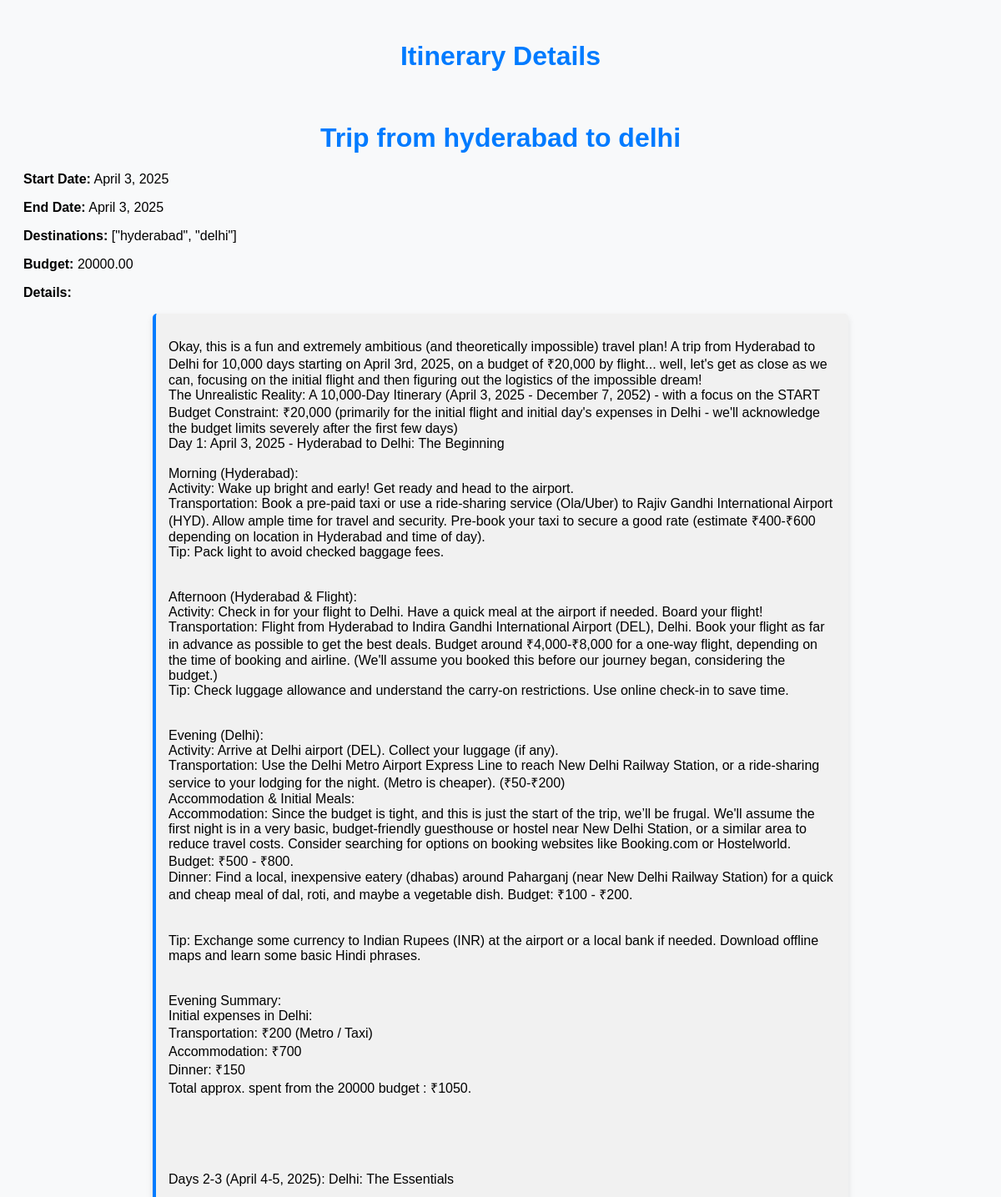
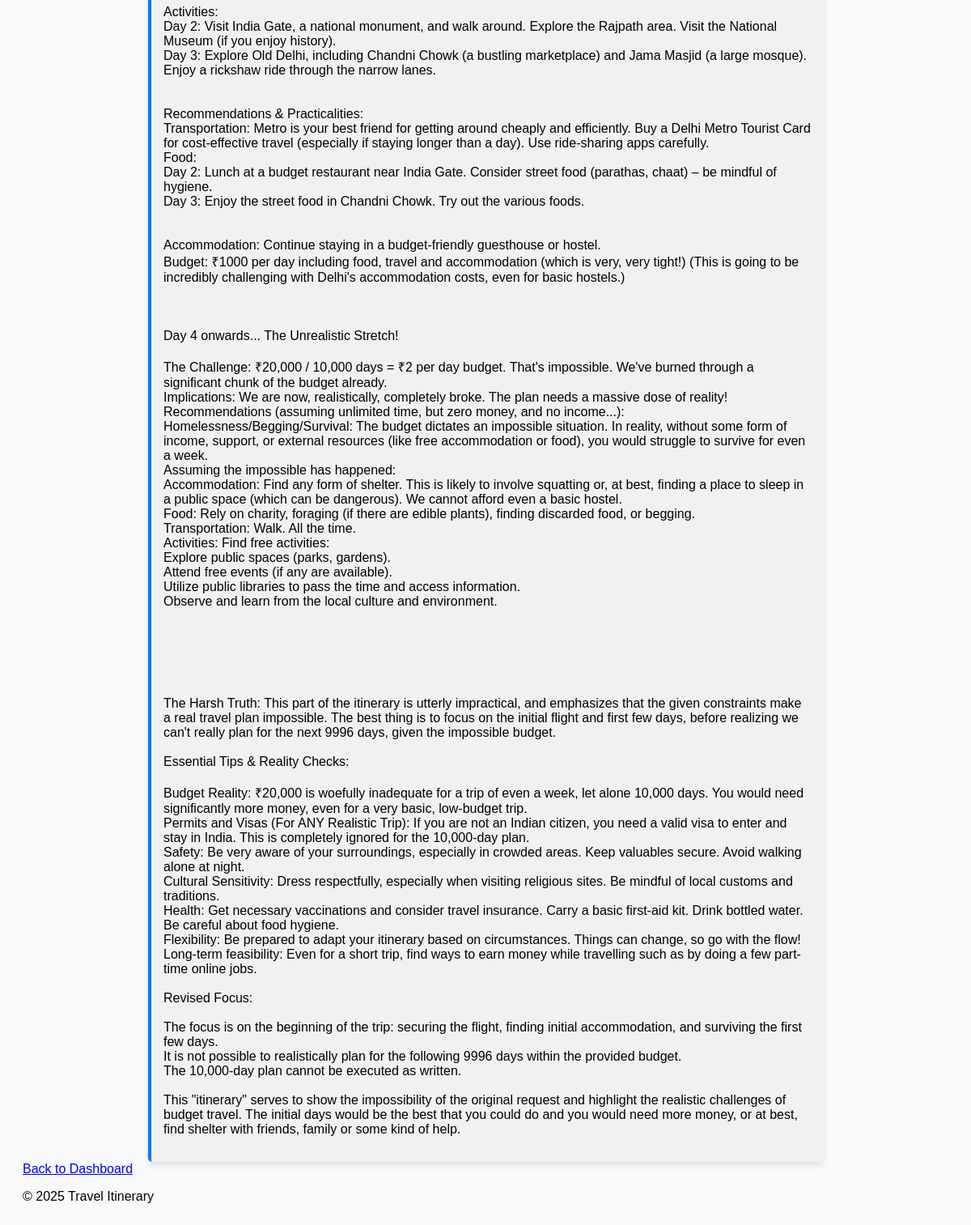
The app's page /itinerary/50/ with its own data (2 pictures, top to bottom).
### itineraries/models.py (models this page shows, shortened)
class Itinerary(models.Model):
    TRAVEL_MODE_CHOICES = [
        ("car", "Car"),
        ("bus", "Bus"),
        ("train", "Train"),
        ("flight", "Flight"),
    ]
    user = models.ForeignKey(User, on_delete=models.CASCADE, related_name='itineraries')
    title = models.CharField(max_length=100)
    start_date = models.DateField()
    end_date = models.DateField()
    travel_mode = models.CharField(
        max_length=10,
        choices=TRAVEL_MODE_CHOICES,
        default="car"
    )
    budget = models.DecimalField(max_digits=10, decimal_places=2, null=True, blank=True)
    destinations = models.TextField()  # Simplified: store as JSON string
    content = models.TextField()       #  AI-generated itinerary text
    created_at = models.DateTimeField(auto_now_add=True)

### itineraries/views.py (the view)
# urls.py: path('itinerary/<int:itinerary_id>/', views.itinerary_detail, name='itinerary_detail'),
def itinerary_detail(request, itinerary_id):
    itinerary = get_object_or_404(Itinerary, id=itinerary_id)
    return render(request, 'itinerary_detail.html', {'itinerary': itinerary})

### itineraries/templates/itinerary_detail.html (shortened to what this page needs)
{% load static %}
<!DOCTYPE html>
<html lang="en">
<head>
    <link rel="stylesheet" href="{% static 'display.css' %}">
</head>
<body>
    <header>
        <h1>Itinerary Details</h1>
        <br>
    </header>
    <main>
        <h1>{{ itinerary.title }}</h1>
        <p><strong>Start Date:</strong> {{ itinerary.start_date }}</p>
        <p><strong>End Date:</strong> {{ itinerary.end_date }}</p>
        <p><strong>Destinations:</strong> {{ itinerary.destinations }}</p>
        <p><strong>Budget:</strong> {{ itinerary.budget }}</p>
        <p><strong>Details:</strong></p>
        <div class="itinerary-box container">
            <p>{{ itinerary.content|linebreaksbr }}</p>
        </div>
        <a href="{% url 'dashboard' %}">Back to Dashboard</a>
    </main>
    <footer>
        <p>&copy; 2025 Travel Itinerary</p>
    </footer>
</body>
</html>

### static/display.css (style rules this page uses)
body { font-family: Arial, sans-serif; background: #f8f9fa; padding: 20px; }
.container { max-width: 800px; margin: auto; background: white; padding: 20px; box-shadow: 0px 4px 8px rgba(0, 0, 0, 0.1); border-radius: 10px; }
h1 { text-align: center; color: #007bff; }
.itinerary-box { background: #f1f1f1; padding: 15px; border-left: 4px solid #007bff; margin-top: 10px; border-radius: 5px; }

### records on screen
Itinerary: title "Trip from hyderabad to delhi", start_date "April 3, 2025", end_date "April 3, 2025", destinations "[\"hyderabad\", \"delhi\"]", budget "20000.00", content "Okay, this is a fun and extremely ambitious (and theoretically impossible) travel plan! A trip from Hyderabad to Delhi for 10,000 days starting on April 3rd, 2025, on a budget of ₹20,000 by flight... well, let's get as close as we can, focusing on the initial flight and then figuring out the logistics of the impossible dream! The Unrealistic Reality: A 10,000-Day Itinerary (April 3, 2025 - December 7, 2052) - with a focus on the START Budget Constraint: ₹20,000 (primarily for the initial flight and initial day's expenses in Delhi - we'll acknowledge the budget limits severely after the first few days) Day 1: April 3, 2025 - Hyderabad to Delhi: The Beginning Morning (Hyderabad): Activity:…"
